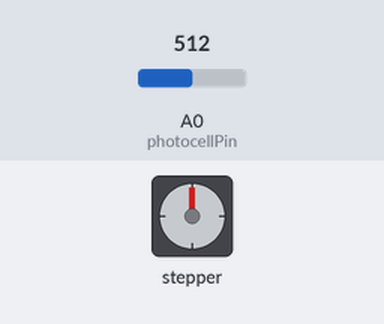
A sketch run on a simulated Arduino Uno, built with avr-gcc and run on an emulated ATmega328P. Parts: stepper motor. Wiring (inferred from the names in the program): stepper motor driver (200 steps per turn assumed): step pin 2; direction pin 5. Inputs (shaded band) come from the test bench; at power-on: A0 (photocellPin) = 512. What the sketch prints to the serial monitor is not drawn.

Above: at 1.2 s.
1.3 s: A0 (photocellPin) set to 12
2.8 s: A0 (photocellPin) set to 9
At 2.95 s:
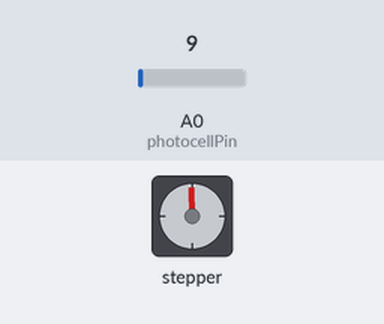
At 3.5 s:
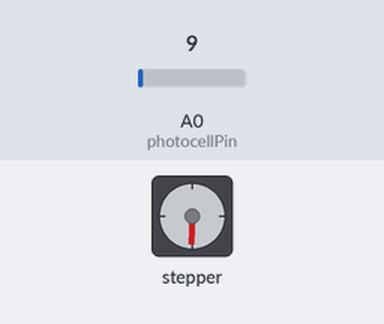
Timing chart, 0 to 5.8 s (numbered marks = the images above; inputs shaded):
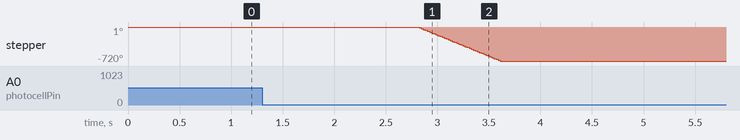

The sketch:

FabricOfTime.ino
```cpp
/* Photocell simple testing sketch.

Connect one end of the photocell to 5V, the other end to Analog 0.
Then connect one end of a 10K resistor from Analog 0 to ground
Connect LED from pin 11 through a resistor to ground
For more information see http://learn.adafruit.com/photocells */

const int stepPin = 2;
const int dirPin = 5;

int photocellPin = 0;     // the cell and 10K pulldown are connected to a0
int photocellReading;     // the analog reading from the sensor divider

int currentState = 0;
int lastState = 0;
int flag = 0;

void setup(void) {
    pinMode(stepPin, OUTPUT);
  pinMode(dirPin, OUTPUT);
  // We'll send debugging information via the Serial monitor
  Serial.begin(9600);
}

void loop(void) {
  photocellReading = analogRead(photocellPin);

  // Serial.print("Analog reading = ");
  // Serial.println(photocellReading);     // the raw analog reading

// currentstate =1 if photocellReading>10
  // currentstate =0 if photocellReading<10

  if (photocellReading > 10)
    currentState = 1;  // shuttle in loom
  else
    currentState = 0;  // shuttle in case

  // if laststate=0 and currentstate=1
  // flag=1 laststate=currentstate
  // if laststate=1 and currentstate=0
  // flag=2 laststate=currentstate

  if (currentState == 1 && lastState == 0) {
    flag = 1;
    lastState = currentState;
  } else if (currentState == 0 && lastState == 1) {
    flag = 2;
    lastState = currentState;
  }

  // if flag==2 rotate servo and flag=0

  if (flag == 2) {
    // 400 because total steps is 200 * 1.8 = 1600; 1.8 degree is the driver step
    for (int i = 0; i < 400; i++) {

      digitalWrite(stepPin, HIGH);
      delay(1);
      digitalWrite(stepPin, LOW);
      delay(1);
    }
    // Serial.println("Step");
    delay(1000);
    flag = 0;

    Serial.write(1);
  }

  delay(100);
}
```

Measured:
- the behaviour switches between 11 and 10 on A0 (photocellPin) (found by bisection; images 0 and 1)
- after the input at 1.3 s, every drawn part: stays the same
- after the input at 2.8 s, stepper: turns 720° counter-clockwise in 0.81 s, starting at once
